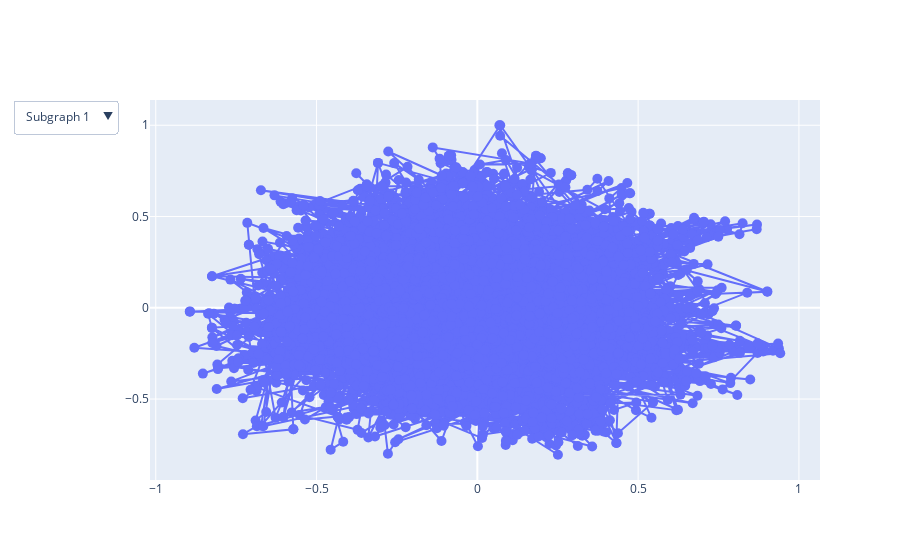

Notebook cell for this chart:
### Code cell
import networkx as nx
import plotly.graph_objects as go

# Load the graph
file_path = "data/power.gml"
G = nx.read_gml(file_path, label=None)

# Generate subgraphs
subgraphs = list(nx.connected_components(G))

# Create a figure for each subgraph
fig = go.Figure()

for i, nodes in enumerate(subgraphs):
    subG = G.subgraph(nodes)
    pos = nx.spring_layout(subG)
    x = [pos[n][0] for n in subG.nodes()]
    y = [pos[n][1] for n in subG.nodes()]
    
    # Add trace for each subgraph
    fig.add_trace(go.Scatter(
        x=x, y=y, mode='markers+lines',
        marker=dict(size=10),
        name=f"Subgraph {i+1}",
        visible=(i == 0)  # Only the first subgraph visible initially
    ))

# Add dropdown menu
fig.update_layout(
    updatemenus=[{
        "buttons": [
            {"label": f"Subgraph {i+1}",
             "method": "update",
             "args": [{"visible": [j == i for j in range(len(subgraphs))]}]}
            for i in range(len(subgraphs))
        ],
        "direction": "down",
        "showactive": True,
    }]
)

fig.show()

### Figure 1 — Plotly figure (JSON) as saved in the notebook; plotly's stock layout.template omitted (floating-point values rounded to 4 significant figures; data arrays with more than 128 entries replaced by an {"elided": "..."} marker saying what was removed)
{"data": [{"marker": {"size": 10}, "mode": "markers+lines", "name": "Subgraph 1", "type": "scatter", "visible": true, "x": {"elided": "4941 float values"}, "y": {"elided": "4941 float values"}}], "layout": {"updatemenus": [{"buttons": [{"args": [{"visible": [true]}], "label": "Subgraph 1", "method": "update"}], "direction": "down", "showactive": true}]}}
